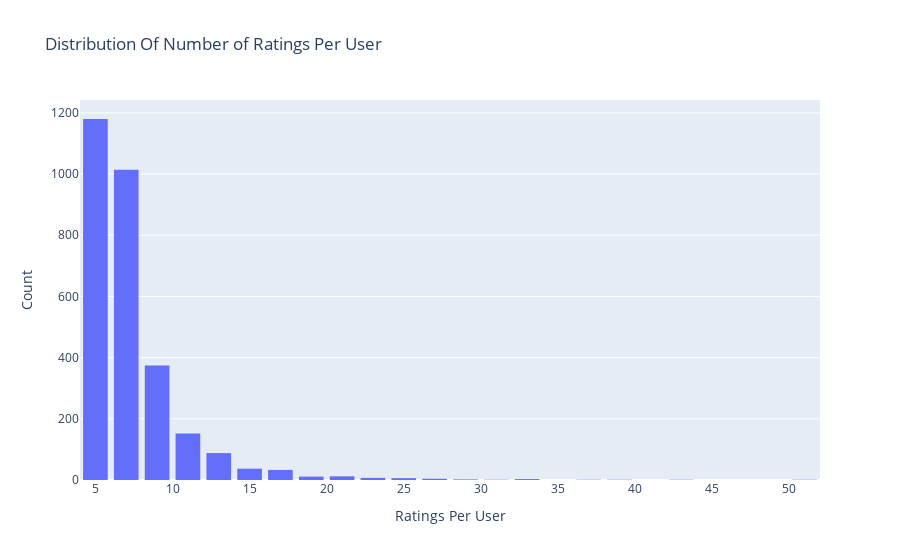

The notebook cell saved with this chart:
### Code cell
# Number of ratings per user
data = df.groupby('reviewerID')['overall'].count()

# Create trace
trace = go.Histogram(x = data.values,
                     name = 'Ratings',
                     xbins = dict(start = 0, size = 2))
# Create layout
layout = go.Layout(title = 'Distribution Of Number of Ratings Per User',
                   xaxis = dict(title = 'Ratings Per User'),
                   yaxis = dict(title = 'Count'),
                   bargap = 0.2)

# Create plot
fig = go.Figure(data=[trace], layout=layout)
iplot(fig)

### Figure 1 — Plotly figure (JSON) as saved in the notebook; plotly's stock layout.template omitted (floating-point values rounded to 4 significant figures; data arrays with more than 128 entries replaced by an {"elided": "..."} marker saying what was removed)
{"data": [{"name": "Ratings", "type": "histogram", "x": {"elided": "2928 int values"}, "xbins": {"size": 2, "start": 0}}], "layout": {"bargap": 0.2, "title": {"text": "Distribution Of Number of Ratings Per User"}, "xaxis": {"title": {"text": "Ratings Per User"}}, "yaxis": {"title": {"text": "Count"}}}}
